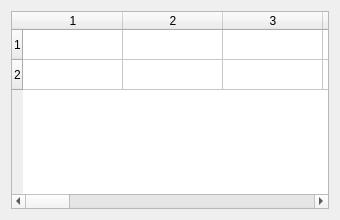
<?xml version="1.0" encoding="UTF-8"?>
<ui version="4.0"><class>Dialog</class><widget class="QDialog" name="Dialog"><property name="geometry"><rect><x>0</x><y>0</y><width>340</width><height>220</height></rect></property><property name="windowTitle"><string>#094 tables/179_wide_short</string></property><layout class="QVBoxLayout" name="verticalLayout"><property name="leftMargin"><number>11</number></property><property name="topMargin"><number>11</number></property><property name="rightMargin"><number>11</number></property><property name="bottomMargin"><number>11</number></property><property name="spacing"><number>6</number></property><item><widget class="QTableWidget" name="table"><property name="rowCount"><number>2</number></property><property name="columnCount"><number>20</number></property></widget></item></layout></widget></ui>
